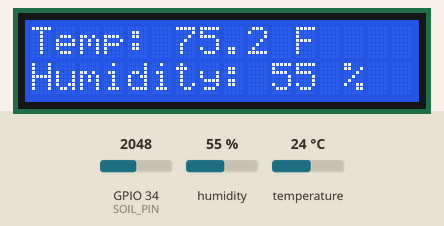
This sketch was run on a simulated ESP32. Parts: 16×2 character LCD. The inputs (shaded band) are chosen by the test bench; at power-on: humidity 55 %, GPIO 34 (SOIL_PIN) = 2048, temperature 24 °C (analog values on the 0–4095 scale). What the sketch prints to the serial monitor is not drawn.

Above: at 3.8 s.
3.9 s: humidity set to 22 %
At 6.7 s:
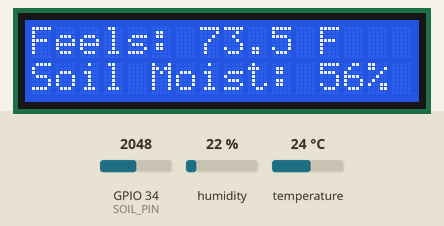
11.5 s: GPIO 34 (SOIL_PIN) set to 2866
At 17.0 s:
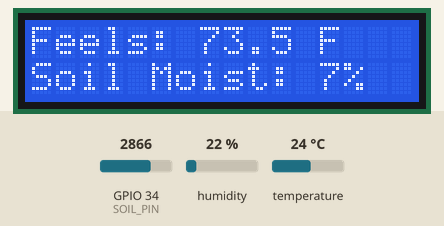
17.3 s: temperature set to 12 °C
At 18.7 s:
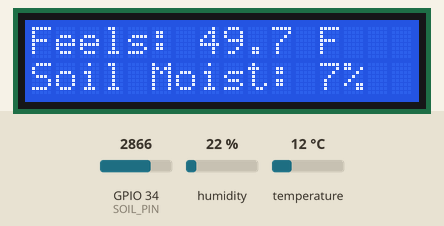
22.3 s: GPIO 34 (SOIL_PIN) set to 3603
At 27.0 s:
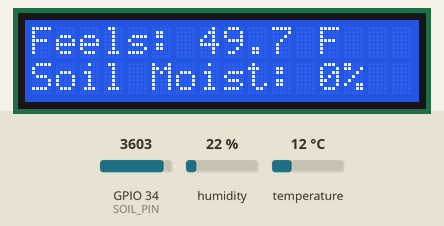
27.3 s: humidity set to 40 %
At 32.0 s:
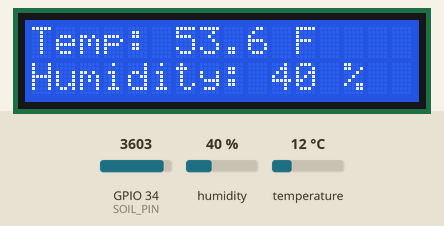
32.3 s: GPIO 34 (SOIL_PIN) set to 2047
At 36.8 s:
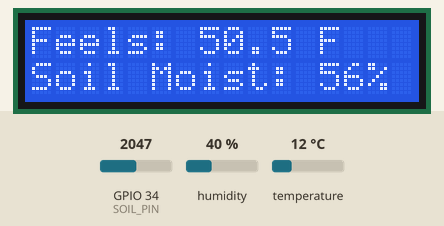
Timing chart, 0 to 38.3 s (numbered marks = the images above; inputs shaded):
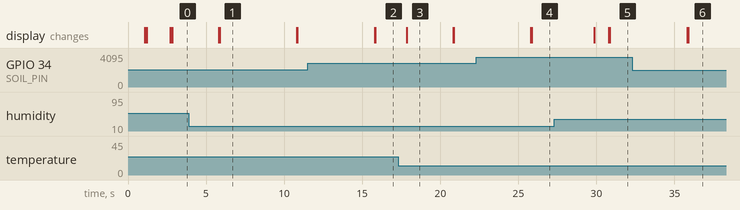

Measured:
- what the display in image 1 shows lasts 4.9 s, from 5.9 s to 10.8 s
- what the display in image 3 shows lasts 3.0 s, from 17.8 s to 20.8 s

The sketch:

MVP.ino
```cpp
/*
  All Sensors: DHT11 + Capacitive Soil Moisture + LCD Display
  Reads temperature, humidity, and soil moisture every 3 seconds, prints
  them to the Serial Monitor, and shows them on a 0.96" SSD1306 OLED (I2C).

  Libraries (Arduino IDE -> Library Manager):
    - "DHT sensor library" by Adafruit
    - "Adafruit SSD1306" by Adafruit
    - "Adafruit GFX Library" by Adafruit

  Wiring:
    DHT11 data -> GPIO 4
    Display LED SDA   -> GPIO 21
    Display LED SCL   -> GPIO 22
    Display LED VCC   -> 5V
    Display LED GND   -> GND
    Soil AOUT  -> GPIO 34
    Soil VCC   -> 3V3
    Soil GND   -> GND

  Serial Monitor: 115200 baud
*/

#include <DHT.h>
#include <Wire.h>
#include <LiquidCrystal_I2C.h>

// ---------- DHT settings ----------
#define DHT_PIN   4        // GPIO (D4) the sensor's data pin is connected to
#define DHT_TYPE  DHT11    // Sensor model

// ---------- Soil moisture settings ----------
// GPIO 34 is on ADC1, which keeps working when Wi-Fi is on (ADC2 pins don't).
// It is input-only, which is all an analog sensor needs.
#define SOIL_PIN  34

// Calibration: raw readings with the probe in dry air and in a cup of water.
// The sensor reads HIGHER when dry and LOWER when wet. Replace these with
// the raw values printed in the Serial Monitor (see README).
const int SOIL_DRY_RAW = 3000;
const int SOIL_WET_RAW = 1300;

// Number of analog samples averaged per reading to smooth out ADC noise
const int SOIL_SAMPLES = 10;

// ---------- OLED settings ----------
#define LCD_COLUMNS   16   // OLED width in pixels
#define LCD_ROWS  2    // OLED height in pixels (some 0.91" modules are 32)
#define LCD_ADDRESS   0x27  // Most common I2C

// How often to take a reading, in milliseconds.
const unsigned long READ_INTERVAL_MS = 1000;

// Create the sensor and display objects
DHT dht(DHT_PIN, DHT_TYPE);
LiquidCrystal_I2C lcd(LCD_ADDRESS, LCD_COLUMNS, LCD_ROWS);

// Timestamp of the last reading
unsigned long lastRead = 0;
bool lastPage = false;

// Averages several analog reads so one noisy sample doesn't skew the result
int readSoilRaw() {
  long total = 0;
  for (int i = 0; i < SOIL_SAMPLES; i++) {
    total += analogRead(SOIL_PIN);
    delay(10);
  }
  return total / SOIL_SAMPLES;
}

// Converts a raw reading to 0-100 %, using the calibration values above
int soilRawToPercent(int raw) {
  int percent = map(raw, SOIL_DRY_RAW, SOIL_WET_RAW, 0, 100);
  // Constrain the result to 0-100 % in case the reading is outside the calibration range
  return constrain(percent, 0, 100);
}

void setup() {
  Serial.begin(115200);
  delay(1000);
  dht.begin();

  // 12-bit readings (0-4095) for the soil sensor
  analogReadResolution(12);

  // Start I2C on the ESP32's default pins (SDA = 21, SCL = 22)
  Wire.begin(21, 22);
  Wire.setClock(100000);

  // Start the LCD. If it isn't found, print an error and stop.
  Wire.beginTransmission(LCD_ADDRESS);
  if (Wire.endTransmission() !=0) {
    Serial.println("{\"error\": \"LCD not found\"}");
    while (true) { delay(100);}
  }

  // Splash message while waiting for the first reading
  lcd.init();
  lcd.backlight();

  lcd.clear();
  delay(100);

  lcd.setCursor(0, 0);
  lcd.print("Sensors Loading");
  lcd.setCursor(0, 1);
  lcd.print("Please wait...");
  delay(1500);

  lcd.clear();
  Serial.println("{\"System started successfully\":}");
}

void loop() {
  // ---------- Non-blocking timer ----------
  unsigned long now = millis();
  if (now - lastRead < READ_INTERVAL_MS) {
    return;
  }
  lastRead = now;

  // ---------- Read the sensors ----------
  float humidity = dht.readHumidity();
  float tempC    = dht.readTemperature();
  float tempF    = dht.readTemperature(true);

  int soilRaw     = readSoilRaw();
  int soilPercent = soilRawToPercent(soilRaw);

  // A failed DHT read shouldn't hide the soil reading, so keep going either way
  bool dhtOk = !(isnan(humidity) || isnan(tempC) || isnan(tempF));
  float heatIndexF = dhtOk ? dht.computeHeatIndex(tempF, humidity) : NAN;

 // ---------- send in USB in format JSON ----------
  // Esto es lo que va a leer tu Backend en Python
  Serial.print("{\"temp\": ");
  if (dhtOk) Serial.print(tempF, 1); else Serial.print("null");
  Serial.print(", \"humidity\": ");
  if (dhtOk) Serial.print((int)humidity); else Serial.print("null");
  Serial.print(", \"feelsLike\": ");
  if (dhtOk) Serial.print(heatIndexF, 1); else Serial.print("null");
  Serial.print(", \"soil\": ");
  Serial.print(soilPercent);
  Serial.println("}");

  // ---------- Show on LCD ----------
//Switch screen every 5 seconds
bool showScreen = ((millis()/5000)%2==1);

// Si cambia de pagina cada 5s, limpiamos una sola vez con calma
  if (showScreen != lastPage) {
    lcd.clear();
    delay(20);
    lastPage = showScreen;
  }
  char line0[17];
  char line1[17];

  // screen 1: temperature and humidity
if (!showScreen) {
    lcd.setCursor(0, 0);
    if (dhtOk) {
      lcd.print("Temp: ");
      lcd.print(tempF, 1);
      lcd.print(" F");
    } else {
      lcd.print("Temp: Error");
    }
    lcd.setCursor(0, 1);
    if (dhtOk) {
      lcd.print("Humidity: ");
      lcd.print((int)humidity);
      lcd.print(" %");
    } else {
      lcd.print("Humidity: Error");
    }

 } else {
    // ===== SCREEN 2: Feels Like & Soil Moisture =====
    lcd.setCursor(0, 0);
    if (dhtOk) {
      lcd.print("Feels: ");
      lcd.print(heatIndexF, 1);
      lcd.print(" F");
    } else {
      lcd.print("Feels: Error");
    }
    lcd.setCursor(0, 1);
    lcd.print("Soil Moist: ");
    lcd.print(soilPercent);
    lcd.print("%");
  }
}
```
